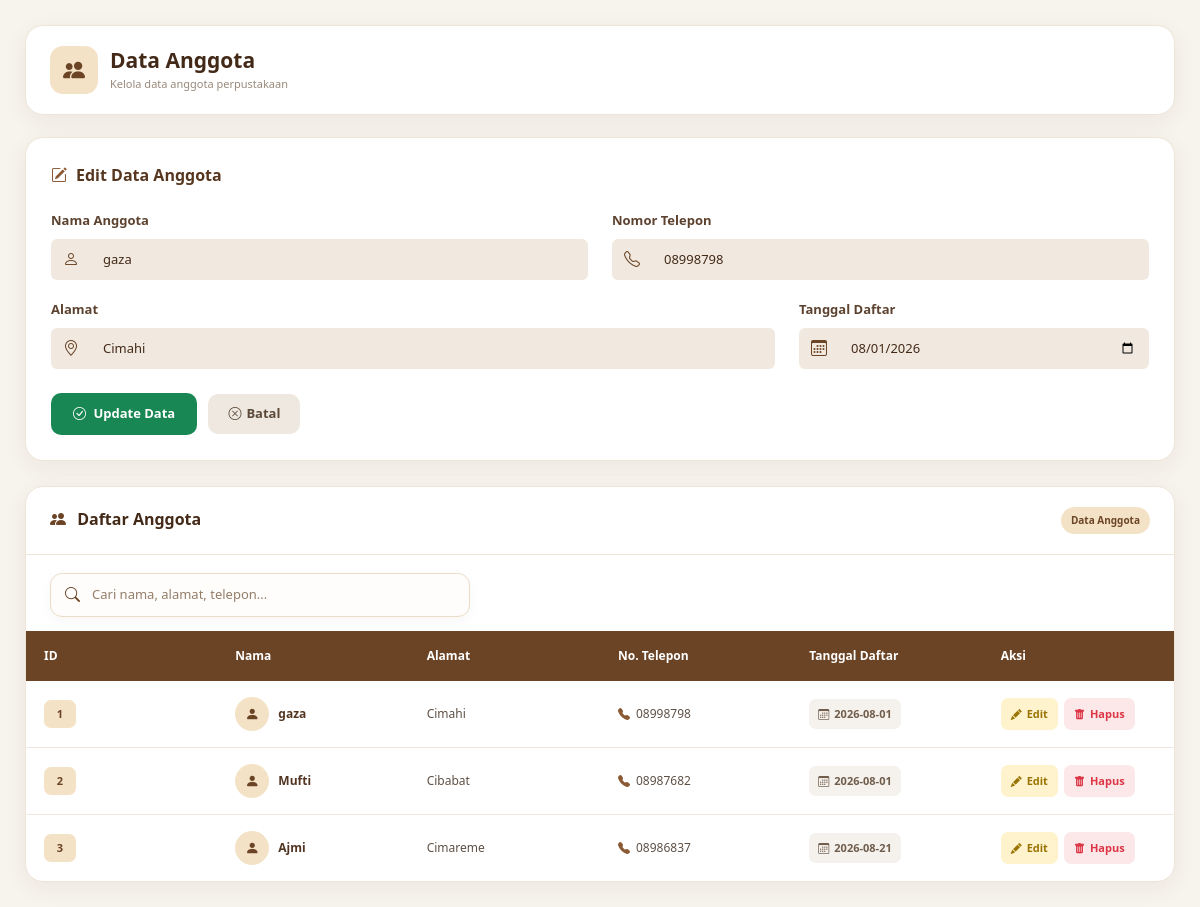
The app's page /anggota.php?edit=1 with its own data.
### tables this page shows
CREATE TABLE `anggota` (
  `id_anggota` int(11) NOT NULL,
  `Nama` varchar(500) NOT NULL,
  `Alamat` text NOT NULL,
  `No_Telp` varchar(50) NOT NULL,
  `Tanggal_daftar` date NOT NULL
);

### anggota.php (the view, shortened to what this page needs)
<?php
include "koneksi.php";
$edit = false;
if (isset($_GET['edit'])) {
    $edit = true;
    $id = $_GET['edit'];
    $query = mysqli_query(
        $conn,
        "SELECT * FROM anggota
         WHERE id_anggota='$id'"
    );
    $dataEdit = mysqli_fetch_assoc($query);
}
?>
<!DOCTYPE html>
<html lang="id">
<head>
    <link
        href="https://cdn.jsdelivr.net/npm/bootstrap@5.3.3/dist/css/bootstrap.min.css"
        rel="stylesheet"
    >
    <link
        rel="stylesheet"
        href="https://cdn.jsdelivr.net/npm/bootstrap-icons@1.11.3/font/bootstrap-icons.min.css"
    >
</head>
<body>
<div class="page-container">
    <div class="page-header">
        <div class="header-title">
            <div class="header-icon">
                <i class="bi bi-people-fill"></i>
            </div>
            <div>
                <h2>
                    Data Anggota
                </h2>
                <p>
                    Kelola data anggota
                    perpustakaan
                </p>
            </div>
        </div>
    </div>
    <div class="form-card">
        <div class="form-title">
            <i class="bi
                <?= $edit
                    ? 'bi-pencil-square'
                    : 'bi-person-plus-fill'
                ?>">
            </i>
            <?= $edit
                ? 'Edit Data Anggota'
                : 'Tambah Anggota Baru'
            ?>
        </div>
        <form method="post">
            <div class="row">
                <div class="col-md-6">
                    <label class="form-label">
                        Nama Anggota
                    </label>
                    <div class="input-group">
                        <span class="input-group-text">
                            <i class="bi bi-person"></i>
                        </span>
                        <input
                            type="text"
                            name="nama"
                            class="form-control"
                            placeholder="Masukkan nama anggota"
                            required
                            value="<?= $edit
                                ? htmlspecialchars(
                                    $dataEdit['Nama'] ?? ''
                                )
                                : ''
                            ?>"
                        >
                    </div>
                </div>
                <div class="col-md-6">
                    <label class="form-label">
                        Nomor Telepon
                    </label>
                    <div class="input-group">
                        <span class="input-group-text">
                            <i class="bi bi-telephone"></i>
                        </span>
                        <input
                            type="text"
                            name="no_telp"
                            class="form-control"
                            placeholder="Contoh: 081234567890"
                            required
                            value="<?= $edit
                                ? htmlspecialchars(
                                    $dataEdit['No_Telp'] ?? ''
                                )
                                : ''
                            ?>"
                        >
                    </div>
                </div>
                <div class="col-md-8">
                    <label class="form-label">
                        Alamat
                    </label>
                    <div class="input-group">
                        <span class="input-group-text">
                            <i class="bi bi-geo-alt"></i>
                        </span>
                        <input
                            type="text"
                            name="alamat"
                            class="form-control"
                            placeholder="Masukkan alamat lengkap"
                            required
                            value="<?= $edit
                                ? htmlspecialchars(
                                    $dataEdit['Alamat'] ?? ''
                                )
                                : ''
                            ?>"
                        >
                    </div>
                </div>
                <div class="col-md-4">
                    <label class="form-label">
                        Tanggal Daftar
                    </label>
                    <div class="input-group">
                        <span class="input-group-text">
                            <i class="bi bi-calendar3"></i>
                        </span>
                        <input
                            type="date"
                            name="tanggal_daftar"
                            class="form-control"
                            required
                            value="<?= $edit
                                ? htmlspecialchars(
                                    $dataEdit['Tanggal_daftar']
                                    ?? date('Y-m-d')
                                )
                                : date('Y-m-d')
                            ?>"
                        >
                    </div>
                </div>
            </div>
            <div class="mt-2">
                <?php if ($edit) { ?>
                    <button
                        type="submit"
                        name="update"
                        class="btn-save btn-update"
                    >
                        <i
                            class="bi
                            bi-check-circle me-1"
                        ></i>
                        Update Data
                    </button>
                    <a
                        href="anggota.php"
                        class="btn-cancel"
                    >
                        <i
                            class="bi
                            bi-x-circle"
                        ></i>
                        Batal
                    </a>
                <?php } ?>
            </div>
        </form>
    </div>
    <div class="table-card">
        <div class="table-header">
            <h3 class="table-title">
                <i
                    class="bi
                    bi-people-fill"
                ></i>
                Daftar Anggota
            </h3>
            <span class="badge-info">
                Data Anggota
            </span>
        </div>
        <div class="table-tools">
            <div class="search-box">
                <i class="bi bi-search"></i>
                <input
                    type="text"
                    id="searchAnggota"
                    placeholder="Cari nama, alamat, telepon..."
                    aria-label="Cari anggota"
                >
            </div>
        </div>
        <div class="table-responsive">
            <table id="tableAnggota">
                <thead>
                    <tr>
                        <th>
                            ID
                        </th>
                        <th>
                            Nama
                        </th>
                        <th>
                            Alamat
                        </th>
                        <th>
                            No. Telepon
                        </th>
                        <th>
                            Tanggal Daftar
                        </th>
                        <th>
                            Aksi
                        </th>
                    </tr>
                </thead>
                <tbody>
                    <?php
                    $data =
                        mysqli_query(
                            $conn,
                            "SELECT * FROM anggota"
                        );
                    if (
                        mysqli_num_rows($data)
                        > 0
                    ) {
                        while (
                            $d =
                            mysqli_fetch_assoc($data)
                        ) {
                            $id =
                                htmlspecialchars(
                                    $d['id_anggota']
                                    ?? ''
                                );
                            $nama =
                                htmlspecialchars(
                                    $d['Nama']
                                    ?? ''
                                );
                            $alamat =
                                htmlspecialchars(
                                    $d['Alamat']
                                    ?? ''
                                );
                            $no_telp =
                                htmlspecialchars(
                                    $d['No_Telp']
                                    ?? ''
                                );
                            $tanggal =
                                htmlspecialchars(
                                    $d['Tanggal_daftar']
                                    ?? ''
                                );
                    ?>
                        <tr>
                            <td>
                                <span
                                    class="id-badge"
                                >
                                    <?= $id ?>
                                </span>
                            </td>
                            <td>
                                <div
                                    class="member-name"
                                >
                                    <span
                                        class="member-avatar"
                                    >
                                        <i
                                            class="bi
                                            bi-person-fill"
                                        ></i>
                                    </span>
                                    <span>
                                        <?= $nama ?>
                                    </span>
                                </div>
                            </td>
                            <td>
                                <span>
                                    <?= $alamat ?>
                                </span>
                            </td>
                            <td>
                                <span
                                    class="phone-number"
                                >
                                    <i
                                        class="bi
                                        bi-telephone-fill"
                                    ></i>
                                    <?= $no_telp ?>
                                </span>
                            </td>
                            <td>
                                <span
                                    class="date-badge"
                                >
                                    <i
                                        class="bi
                                        bi-calendar3"
                                    ></i>
                                    <?= $tanggal ?>
                                </span>
                            </td>
                            <td>
                                <div
                                    class="action-buttons"
                                >
                                    <a
                                        href="anggota.php?edit=<?= $id ?>"
                                        class="btn-action btn-edit"
                                    >
                                        <i
                                            class="bi
                                            bi-pencil-fill"
                                        ></i>
                                        Edit
                                    </a>
                                    <a
                                        href="anggota.php?hapus=<?= $id ?>"
                                        class="btn-action btn-delete"
                                        onclick="
                                            return confirmDelete(
                                                '<?= htmlspecialchars(
                                                    $nama,
                                                    ENT_QUOTES
                                                ) ?>',
                                                this.href
                                            );
                                        "
                                    >
                                        <i
                                            class="bi
                                            bi-trash-fill"
                                        ></i>
                                        Hapus
                                    </a>
                                </div>
                            </td>
                        </tr>
                    <?php
                        }
                    } ?>
                </tbody>
            </table>
        </div>
    </div>
</div>
</body>
</html>

### records on screen
anggota: nama "gaza", no_telp "08998798", alamat "Cimahi", tanggal_daftar "08/01/2026", id_anggota "1", Nama "gaza", Alamat "Cimahi", No_Telp "08998798", Tanggal_daftar "2026-08-01"
anggota: id_anggota "2", Nama "Mufti", Alamat "Cibabat", No_Telp "08987682", Tanggal_daftar "2026-08-01"
anggota: id_anggota "3", Nama "Ajmi", Alamat "Cimareme", No_Telp "08986837", Tanggal_daftar "2026-08-21"
